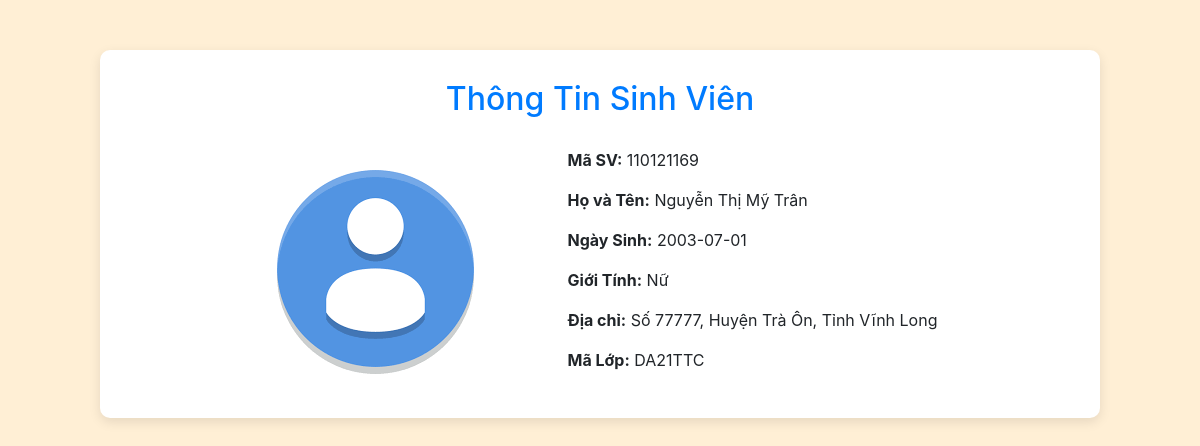
The app's page /thongtinsv.php?maSV=110121169 with its own data.
### tables this page shows
CREATE TABLE `sinhvien` (
  `maSV` varchar(9) NOT NULL,
  `hoLot` varchar(20) NOT NULL,
  `tenSV` varchar(10) NOT NULL,
  `gioiTinh` varchar(6) DEFAULT NULL,
  `ngaySinh` date NOT NULL,
  `maLop` varchar(9) DEFAULT NULL,
  `diaChi` varchar(100) DEFAULT NULL
);

### thongtinsv.php (the view, shortened to what this page needs)
<!DOCTYPE html>
<html lang="en">
<head>
  <link rel="stylesheet" href="https://cdn.jsdelivr.net/npm/bootstrap@4.6.2/dist/css/bootstrap.min.css">
</head>
<body>
<div class="container">
<?php
include_once("connect.php");
if (isset($_GET['maSV'])) {
    $maSV = $_GET['maSV'];
    $sql = "SELECT * FROM sinhvien WHERE maSV = '$maSV'";
    $result = $conn->query($sql);
    $sql_image = "SELECT url FROM image WHERE maSV = '$maSV' ORDER BY id_image DESC LIMIT 1";
    $result_image = $conn->query($sql_image);
    if ($result->num_rows > 0) {
        $student = $result->fetch_assoc();
        $image = $result_image->fetch_assoc();
        if ($image) {
          $imageUrl = $image['url'];
      } else {
          $imageUrl = 'image/avatar.png';
      }
        ?>
        <h2>Thông Tin Sinh Viên</h2>
        <div class="student-info">
            <img src="<?php echo $imageUrl; ?>" alt="Student Image">
            <div class="student-details">
                <p><strong>Mã SV:</strong> <?php echo $maSV; ?></p>
                <p><strong>Họ và Tên:</strong> <?php echo $student['hoLot'] . ' ' . $student['tenSV']; ?></p>
                <p><strong>Ngày Sinh:</strong> <?php echo $student['ngaySinh']; ?></p>
                <p><strong>Giới Tính:</strong> <?php echo $student['gioiTinh'] == '1' ? 'Nam' : 'Nữ'; ?></p>
                <p><strong>Địa chỉ:</strong> <?php echo $student['diaChi']; ?></p>
                <p><strong>Mã Lớp:</strong> <?php echo $student['maLop']; ?></p>
            </div>
        </div>
        <?php
    } else {
        echo "<p class='text-center'>Không tìm thấy thông tin sinh viên.</p>";
    }
} else {
    echo "<p class='text-center'>Vui lòng cung cấp mã sinh viên.</p>";
}
?>
</div>
</body>
</html>

### thongtinsv.php (style rules this page uses)
.student-info { display: flex; align-items: center; justify-content: center; }
.student-info img { max-width: 300px; max-height: 400px; margin-right: 80px; }
.student-details { max-width: 800px; text-align: left; }
body { background-color: #FFEFD5; }
.container { background-color: #ffffff; padding: 30px; border-radius: 10px; box-shadow: 0 4px 12px rgba(0, 0, 0, 0.1); margin-top: 50px; max-width: 1000px; }
h2 { text-align: center; color: #007bff; margin-bottom: 30px; }

### records on screen
sinhvien: hoLot "Nguyễn Thị", tenSV "Mỹ Trân", ngaySinh "2003-07-01", diaChi "Số 77777, Huyện Trà Ôn, Tỉnh Vĩnh Long", maLop "DA21TTC"

### other values on screen
$maSV "110121169"
